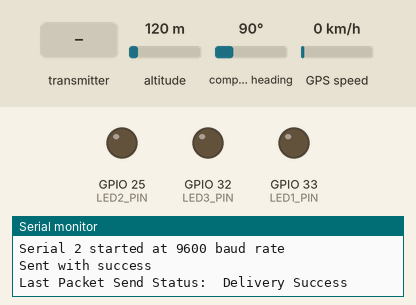
Recording of a sketch running on a simulated ESP32. Parts: output pins drawn as LEDs (lit = HIGH), the last lines printed to the serial monitor. The test bench sets the inputs (shaded band); at power-on: altitude 120 m, compass heading 90°, GPS speed 0 km/h. The GPS gets a fix after 3 s at 37.7749, -122.4194 with 8 satellites.

Above: at 1.2 s.
1.3 s: the transmitter starts sending ledCommand = 1
At 1.9 s:
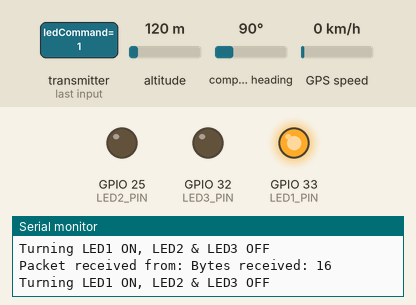
2.8 s: the transmitter starts sending ledCommand = 0
At 4.2 s:
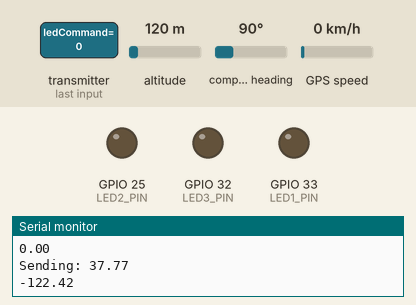
Timing chart, 0 to 5.8 s (numbered marks = the images above; inputs shaded):
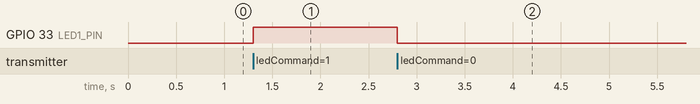

The sketch:

1S9_Preli.ino
```cpp
#include <esp_now.h>
#include <WiFi.h>
#include <TinyGPS++.h>

// Define the RX and TX pins for Serial 2
#define RXD2 16
#define TXD2 17
#define GPS_BAUD 9600

// The TinyGPS++ object
TinyGPSPlus gps;

// Create an instance of the HardwareSerial class for Serial 2
HardwareSerial gpsSerial(2);

#define LED1_PIN 33  // Define the first LED pin (GPIO 2 for example)
#define LED2_PIN 25  // Define the second LED pin (GPIO 4 for example)
#define LED3_PIN 32


uint8_t broadcastAddress[] = {0x78, 0xEE, 0x4C, 0x00, 0xA3, 0xB4};

typedef struct {
  int id;
  float lat;
  float lng;
  int ledCommand;  // Add LED command (0: both off, 1: LED1 on, 2: LED2 on)
} struct_message;

struct_message myData;
struct_message mode;

esp_now_peer_info_t peerInfo;


void OnDataSent(const uint8_t *mac_addr, esp_now_send_status_t status) {
  Serial.print("\r\nLast Packet Send Status:\t");
  Serial.println(status == ESP_NOW_SEND_SUCCESS ? "Delivery Success" : "Delivery Fail");
}

// Callback when data is received
void OnDataRecv(const esp_now_recv_info *info, const uint8_t *incomingData, int len) {
   char macStr[18];
  Serial.print("Packet received from: ");
snprintf(macStr, sizeof(macStr), "%02x:%02x:%02x:%02x:%02x:%02x",
         info->src_addr[0], info->src_addr[1], info->src_addr[2],
         info->src_addr[3], info->src_addr[4], info->src_addr[5]);
  //
  memcpy(&mode, incomingData, sizeof(mode));  // Copy the incoming data to 'mode' struct

  Serial.print("Bytes received: ");
  Serial.println(len);

  // Handle LED commands
  if (mode.ledCommand == 1) {
    Serial.println("Turning LED1 ON, LED2 & LED3 OFF");
    digitalWrite(LED1_PIN, HIGH);  // Turn LED1 on
    digitalWrite(LED2_PIN, LOW);
    digitalWrite(LED3_PIN, LOW);   // Turn LED2 off
  } else if (mode.ledCommand == 2) {
    Serial.println("Turning LED2 ON, LED1 & LED3 OFF");
    digitalWrite(LED1_PIN, LOW);   // Turn LED1 off
    digitalWrite(LED2_PIN, HIGH);  // Turn LED2 on
    digitalWrite(LED3_PIN, LOW);
  }
  else if (mode.ledCommand == 3) {
    Serial.println("Turning LED3 ON, LED1 &  LED2 OFF");
    digitalWrite(LED1_PIN, LOW);   // Turn LED1 off
    digitalWrite(LED2_PIN, LOW);  // Turn LED2 on
    digitalWrite(LED3_PIN, HIGH);
  }
  else {
    Serial.println("Turning both LEDs OFF");
    digitalWrite(LED1_PIN, LOW);   // Turn LED1 off
    digitalWrite(LED2_PIN, LOW);
    digitalWrite(LED3_PIN, LOW);  // Turn LED2 off
  }

}

void setup() {
  Serial.begin(115200);
    // Start Serial 2 with the defined RX and TX pins and a baud rate of 9600
  gpsSerial.begin(GPS_BAUD, SERIAL_8N1, RXD2, TXD2);
  Serial.println("Serial 2 started at 9600 baud rate");

  pinMode(LED1_PIN, OUTPUT);  // Set LED1 pin as output
  pinMode(LED2_PIN, OUTPUT);
  pinMode(LED3_PIN, OUTPUT);   // Set LED2 pin as output
  WiFi.mode(WIFI_STA);

  if (esp_now_init() != ESP_OK) {
    Serial.println("Error initializing ESP-NOW");
    return;
  }

  esp_now_register_send_cb(OnDataSent);
  esp_now_register_recv_cb(OnDataRecv);  // Register receive callback

  memcpy(peerInfo.peer_addr, broadcastAddress, 6);
  peerInfo.channel = 0;
  peerInfo.encrypt = false;

  if (esp_now_add_peer(&peerInfo) != ESP_OK) {
    Serial.println("Failed to add peer");
    return;
  }
}

void loop() {
  unsigned long start = millis();

  while (millis() - start < 1000) {
    while (gpsSerial.available() > 0) {
      gps.encode(gpsSerial.read());
    }
    if (gps.location.isUpdated()) {
      Serial.print("LAT: ");
      Serial.println(gps.location.lat(), 6);
      Serial.print("LONG: ");
      Serial.println(gps.location.lng(), 6);
      Serial.println(gps.speed.kmph());
    float lat = (gps.location.lat());
    float lng = (gps.location.lng());

  myData.id = 1;
  myData.lat = lat;
  myData.lng=lng;

  Serial.print("Sending: ");
  Serial.println(myData.lat);
  Serial.println(myData.lng);
  }
  }
  esp_err_t result = esp_now_send(broadcastAddress, (uint8_t *) &myData, sizeof(myData));

  if (result == ESP_OK) {
    Serial.println("Sent with success");
  } else {
    Serial.println("Error sending the data");
  }

  delay(1000);
}
```

Measured:
- after the input at 1.3 s, GPIO 33 (LED1_PIN): LOW → HIGH at once
- after the input at 2.8 s, GPIO 33 (LED1_PIN): HIGH → LOW at once
